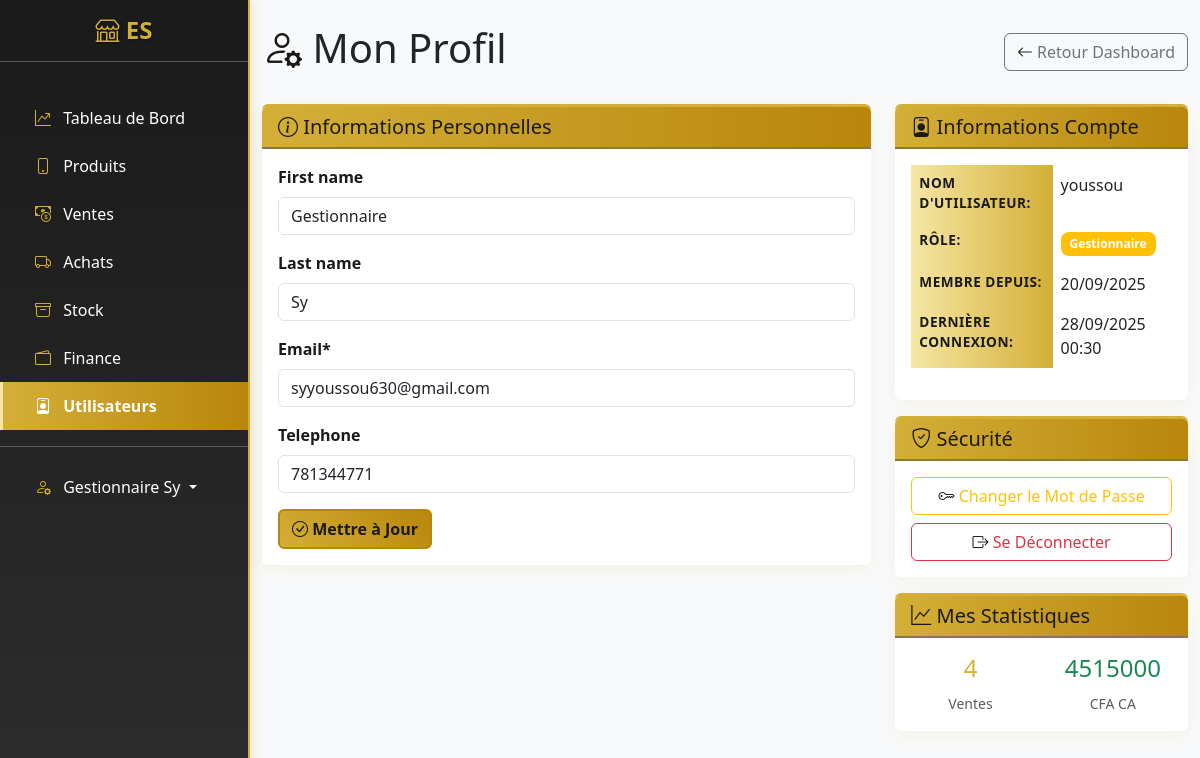
The app's page /accounts/profile/ (signed in) with its own data.
### apps/users/models.py (models this page shows, shortened)
class User(AbstractUser):
    ROLE_CHOICES = [
        ('admin', 'Administrateur'),
        ('manager', 'Gestionnaire'),
        ('cashier', 'Caissier'),
    ]
    email = models.EmailField(unique=True)
    telephone = models.CharField(max_length=15, blank=True)
    role = models.CharField(max_length=20, choices=ROLE_CHOICES, default='Administrateur')
    date_creation = models.DateTimeField(auto_now_add=True)
    USERNAME_FIELD = 'username'
    REQUIRED_FIELDS = ['email']
    class Meta:
        verbose_name = "Utilisateur"
        verbose_name_plural = "Utilisateurs"
    @property
    def ventes_count(self):
        return self.ventes_vendeur.count()
    @property
    def ca_total(self):
        return self.ventes_vendeur.aggregate(total=Sum('total_ttc'))['total'] or 0

### apps/users/views.py (the view, shortened to what this page needs)
# urls.py: path('profile/', views.ProfileView.as_view(), name='profile'),
class ProfileView(LoginRequiredMixin, UpdateView):
    model = User
    form_class = UserUpdateForm
    template_name = 'users/profile.html'
    success_url = reverse_lazy('users:profile')
    def get_object(self):
        return self.request.user

### apps/users/forms.py
class UserUpdateForm(forms.ModelForm):
    class Meta:
        model = User
        fields = ('first_name', 'last_name', 'email', 'telephone')
        widgets = {
            'first_name': forms.TextInput(attrs={'class': 'form-control'}),
            'last_name': forms.TextInput(attrs={'class': 'form-control'}),
            'email': forms.EmailInput(attrs={'class': 'form-control'}),
            'telephone': forms.TextInput(attrs={'class': 'form-control'}),
        }

### templates/users/profile.html (shortened to what this page needs)
{% extends 'base.html' %}
{% load crispy_forms_tags %}
{% block content %}
<div class="d-flex justify-content-between align-items-center mb-4">
    <h1><i class="bi bi-person-gear"></i> Mon Profil</h1>
    <a href="{% url 'dashboard:index' %}" class="btn btn-outline-secondary">
        <i class="bi bi-arrow-left"></i> Retour Dashboard
    </a>
</div>
<div class="row">
    <div class="col-md-8">
        <div class="card">
            <div class="card-header">
                <h5 class="card-title mb-0">
                    <i class="bi bi-info-circle"></i> Informations Personnelles
                </h5>
            </div>
            <div class="card-body">
                <form method="post">
                    {{ form|crispy }}
                    <button type="submit" class="btn btn-primary">
                        <i class="bi bi-check-circle"></i> Mettre à Jour
                    </button>
                </form>
            </div>
        </div>
    </div>
    <div class="col-md-4">
        <div class="card">
            <div class="card-header">
                <h5 class="card-title mb-0"><i class="bi bi-person-badge"></i> Informations Compte</h5>
            </div>
            <div class="card-body">
                <table class="table table-borderless">
                    <tr>
                        <th>Nom d'utilisateur:</th>
                        <td>{{ user.username }}</td>
                    </tr>
                    <tr>
                        <th>Rôle:</th>
                        <td>
                            <span class="badge {% if user.role == 'admin' %}bg-danger{% elif user.role == 'manager' %}bg-warning{% else %}bg-info{% endif %}">
                                {{ user.get_role_display }}
                            </span>
                        </td>
                    </tr>
                    <tr>
                        <th>Membre depuis:</th>
                        <td>{{ user.date_creation|date:"d/m/Y" }}</td>
                    </tr>
                    <tr>
                        <th>Dernière connexion:</th>
                        <td>{{ user.last_login|date:"d/m/Y H:i"|default:"Jamais" }}</td>
                    </tr>
                </table>
            </div>
        </div>
        <div class="card mt-3">
            <div class="card-header">
                <h5 class="card-title mb-0"><i class="bi bi-shield-check"></i> Sécurité</h5>
            </div>
            <div class="card-body">
                <div class="d-grid gap-2">
                    <a href="{% url 'password_change' %}" class="btn btn-outline-warning">
                        <i class="bi bi-key"></i> Changer le Mot de Passe
                    </a>
                    <a href="{% url 'logout' %}" class="btn btn-outline-danger">
                        <i class="bi bi-box-arrow-right"></i> Se Déconnecter
                    </a>
                </div>
            </div>
        </div>
        <div class="card mt-3">
            <div class="card-header">
                <h5 class="card-title mb-0"><i class="bi bi-graph-up"></i> Mes Statistiques</h5>
            </div>
            <div class="card-body">
                <div class="row text-center">
                    <div class="col-6">
                        <h4 class="text-primary">{{ user.ventes_count|default:0 }}</h4>
                        <small class="text-muted">Ventes</small>
                    </div>
                    <div class="col-6">
                        <h4 class="text-success">{{ user.ca_total|default:0|floatformat:0 }}</h4>
                        <small class="text-muted">CFA CA</small>
                    </div>
                </div>
            </div>
        </div>
    </div>
</div>
{% endblock %}

### templates/base.html (shortened to what this page needs)
<!DOCTYPE html>
<html lang="fr">
<head>
    <link href="https://cdn.jsdelivr.net/npm/bootstrap@5.3.0/dist/css/bootstrap.min.css" rel="stylesheet">
    <link rel="stylesheet" href="https://cdn.jsdelivr.net/npm/bootstrap-icons@1.11.0/font/bootstrap-icons.css">
    {% load static %}
    <link rel="stylesheet" href="{% static 'css/custom.css' %}">
</head>
<body>
    <div id="wrapper">
        <div class="d-md-flex">
            <nav id="sidebar" class="text-white collapse d-md-block" style="width: 250px; min-height: 100vh;">
                <div class="position-sticky">
                    <div class="py-3">
                        <h4 class="text-center">
                            <i class="logo bi-shop"></i> ES
                        </h4>
                        <hr>
                    </div>
                    <div class="nav flex-column">
                        <a href="{% url 'dashboard:index' %}" class="nav-link text-white {% if request.resolver_match.app_name == 'dashboard' %}active{% endif %}">
                            <i class="logo bi-graph-up-arrow px-2"></i> Tableau de Bord
                        </a>
                        <a href="{% url 'produits:list' %}" class="nav-link text-white {% if request.resolver_match.app_name == 'produits' %}active{% endif %}">
                            <i class="logo bi-phone px-2"></i> Produits
                        </a>
                        <a href="{% url 'ventes:list' %}" class="nav-link text-white {% if request.resolver_match.app_name == 'ventes' %}active{% endif %}">
                            <i class="logo bi-cash-coin px-2"></i> Ventes
                        </a>
                        <a href="{% url 'achats:list' %}" class="nav-link text-white {% if request.resolver_match.app_name == 'achats' %}active{% endif %}">
                            <i class="logo bi-truck px-2"></i> Achats
                        </a>
                        <a href="{% url 'stock:list' %}" class="nav-link text-white {% if request.resolver_match.app_name == 'stock' %}active{% endif %}">
                            <i class="logo bi-archive px-2"></i> Stock
                        </a>
                        <a href="{% url 'finance:overview' %}" class="nav-link text-white {% if request.resolver_match.app_name == 'finance' %}active{% endif %}">
                            <i class="logo bi-wallet2 px-2"></i> Finance
                        </a>
                        {% if user.role in 'admin,manager' %}
                        <a href="{% url 'users:user_list' %}" class="nav-link text-white {% if request.resolver_match.app_name == 'users' %}active{% endif %}">
                            <i class="logo bi-person-badge px-2"></i> Utilisateurs
                        </a>
                        {% endif %}
                        <hr>
                        <div class="dropdown">
                            <a class="nav-link text-white dropdown-toggle" href="#" role="button" data-bs-toggle="dropdown">
                                <i class="logo bi-person-gear px-2"></i> {{ user.get_full_name|default:user.username }}
                            </a>
                        </div>
                    </div>
                </div>
            </nav>
            <main class="flex-fill">
                <div class="container-fluid py-4">
                    {% block content %}{% endblock %}
                </div>
            </main>
        </div>
    </div>
    {% load static %}
</body>
</html>

### static/css/custom.css (style rules this page uses)
:root { --primary-color: #D4AF37; --primary-dark: #B8860B; --secondary-color: #1a1a1a; --secondary-light: #2d2d2d; --success-color: #28a745; --info-color: #17a2b8; --warning-color: #ffc107; --danger-color: #dc3545; --light-gold: #F5E6A3; --dark-gold: #8B7355; }
body { background-color: #f8f9fa; font-family: 'Segoe UI', Tahoma, Geneva, Verdana, sans-serif; }
#sidebar { background: linear-gradient(180deg, var(--secondary-color) 0%, var(--secondary-light) 100%); box-shadow: 2px 0 10px rgba(212, 175, 55, 0.3); border-right: 2px solid var(--primary-color); }
#sidebar .nav-link { padding: 0.75rem 1.5rem; border-radius: 0; transition: all 0.3s ease; color: #ffffff; border-left: 3px solid transparent; }
#sidebar h4 { color: var(--primary-color); text-shadow: 1px 1px 2px rgba(0,0,0,0.5); font-weight: bold; }
.logo { color: var(--primary-color); }
.card { border: none; box-shadow: 0 4px 15px rgba(212, 175, 55, 0.1); transition: all 0.3s ease; border-top: 3px solid var(--primary-color); }
.card-header { background: linear-gradient(90deg, var(--primary-color), var(--primary-dark)); color: var(--secondary-color); border-bottom: 2px solid var(--dark-gold); font-weight: 600; }
.btn-primary { background: linear-gradient(45deg, var(--primary-color), var(--primary-dark)); border: 2px solid var(--primary-dark); color: var(--secondary-color); font-weight: 600; transition: all 0.3s ease; }
.table th { background: linear-gradient(90deg, var(--light-gold), var(--primary-color)); color: var(--secondary-color); border: none; font-weight: 600; text-transform: uppercase; font-size: 0.85rem; letter-spacing: 0.5px; }
.badge { font-size: 0.75em; font-weight: 600; padding: 0.5em 0.75em; border-radius: 0.5rem; }
.form-label { color: var(--secondary-color); font-weight: 600; }
.bi { color: var(--secondary-color); }
.text-primary { color: var(--primary-color) !important; }

### records on screen
User: get_full_name "Gestionnaire Sy", first_name "Gestionnaire", last_name "Sy", email "syyoussou630@gmail.com", telephone "781344771", username "youssou", role "Gestionnaire", date_creation "20/09/2025", last_login "28/09/2025 00:30", ventes_count "4", ca_total "4515000"
